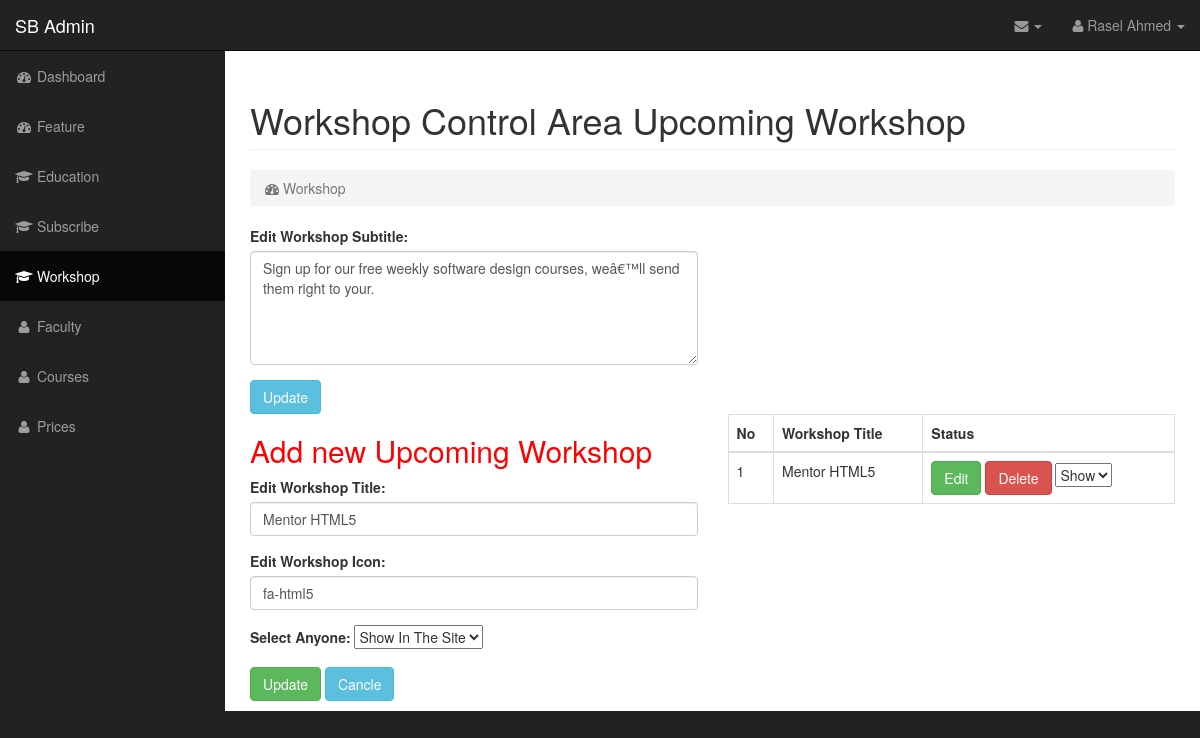
Page /admin/workshop.php?editId=1 (signed in) on the committed database.
### tables this page shows
CREATE TABLE `section_subtitle` (
  `sectionName` varchar(250) NOT NULL,
  `subtitle` text NOT NULL
);

CREATE TABLE `workshop` (
  `id` int(11) NOT NULL,
  `title` varchar(250) NOT NULL,
  `icon` varchar(250) NOT NULL,
  `status` varchar(250) NOT NULL
);

### admin/config/selectData.php (called while the page is built)
<?php
function getJSONFromDB($sql){
	include 'mysqlDb.php';
	$result = mysqli_query($conn, $sql)or die(mysqli_error($conn));
	$arr=array();
	while($row = mysqli_fetch_assoc($result)) {
		$arr[]=$row;
	}
	return json_encode($arr);
}
?>

### admin/workshop.php (the view, shortened to what this page needs)
<?php
 $curentPage = "workshop";
 include 'template/head.php';
 $jsonWorkshopDataString = getJSONFromDB("select * from workshop");
 $workshop = json_decode($jsonWorkshopDataString);
?>
     <div id="page-wrapper">
            <div class="container-fluid">
                <div class="row">
                    <div class="col-lg-12">
                        <h1 class="page-header">
                        Workshop Control Area
                            Upcoming Workshop
                        </h1>
                        <ol class="breadcrumb">
                            <li class="active">
                                <i class="fa fa-dashboard"></i> Workshop
                            </li>
                        </ol>
                    </div>
                </div>
                <?php
                 $jsonWorkshopSubtitleString = getJSONFromDB("select * from section_subtitle where sectionName ='Workshop'");
                 $WorkshopData = json_decode($jsonWorkshopSubtitleString);
                 ?>
                <div class="row">
                    <div class="col-lg-6">
                        <form action="" method="post">
                            <div class="form-group">
                              <label for="section_title">Edit Workshop Subtitle:</label>
                              <textarea class="form-control" name="subtitle" rows="5" id="featureSubtitle"><?php
                                if (isset($_POST['subtitle'])) {
                                    echo $_POST['subtitle'];
                                }else{
                                    echo $WorkshopData[0]->subtitle;
                                }
                                ?></textarea>
                            </div>
                            <button type="submit" name="submit" class="btn btn-info">Update</button>
                        </form>
                    </div>
                </div>
                <div class="row">
                    <div class="col-lg-6">
                      <h2 style="color: red; ">Add new Upcoming Workshop</h2>
                      <form action="" method="post">
                        <div class="form-group">
                          <label for="title"><?php echo isset($_GET['editId'])?'Edit':'Add' ?> Workshop Title:</label>
                          <?php
                               if (isset($_POST['updateNewEducation'])) { ?>
                                    <input type="text" class="form-control" id="title" placeholder="Enter Column Title!" value="<?php echo isset($_POST['title'])? $_POST['title'] :'' ?>" name="title">
                              <?php }else{ ?>
                                    <input type="text" class="form-control" id="title" placeholder="Enter Column Title!" value="<?php echo isset($_GET['editId'])? $workshop[0]->title :'' ?>" name="title">
                             <?php }
                           ?>
                        </div>
                        <div class="form-group">
                          <label for="icon"><?php echo isset($_GET['editId'])?'Edit':'Add' ?> Workshop Icon:</label>
                          <input type="text" class="form-control" id="title" placeholder="Enter Column Title!" value="<?php echo isset($_GET['editId'])? $workshop[0]->icon :'' ?>" name="icon">
                        </div>
                        <div class="form-group">
                        <label for="status">Select Anyone:</label>
                            <select name="status" id="status">
                                <option value="on" selected="">Show In The Site</option>
                            </select>
                        </div>
                        <button type="submit" name="<?php echo isset($_GET['editId'])? 'updateNewEducation':'addNewEducation' ?>" class="btn btn-success"><?php echo isset($_GET['editId'])? 'Update':'Submit' ?></button>
                        <?php if (isset($_GET['editId'])){ ?>
                            <a href="workshop.php" class="btn btn-info">Cancle</a>
                       <?php } ?>
                      </form>
                    </div>
                    <div class="col-lg-6">
                        <table class="table table-bordered">
                            <thead>
                              <tr>
                                <th>No</th>
                                <th>Workshop Title</th>
                                <th>Status</th>
                              </tr>
                            </thead>
                            <tbody>
                            <?php for ($i=0; $i <sizeof($workshop); $i++) { ?>
                              <tr>
                                <td><?php echo ($i+1) ?></td>
                                <td><?php echo $workshop[$i]->title; ?></td>
                                <td>
                                  <a href="workshop.php?editId=<?php echo $workshop[$i]->id; ?>" class="btn btn-success">Edit</a>
                                  <a href="workshop.php?deleteId=<?php echo $workshop[$i]->id; ?>" class="btn btn-danger delete_data" id="<?php echo $workshop[$i]->id; ?>" >Delete</a>
                                  <select name="statusChange" id="">
                                     <?php
                                        if ($workshop[$i]->status == 'on') { ?>
                                            <option value="on">Show</option>
                                        <?php }else{ ?>
                                            <option value="off">Hide</option>
                                       <?php } ?>
                                  </select>
                                </td>
                              </tr>
                              <?php } ?>
                            </tbody>
                        </table>
                    </div>
                </div>
            </div>
        </div>
    </div>
<?php include 'template/footer.php'; ?>

### admin/template/head.php (shortened to what this page needs)
<?php
require 'config/selectData.php';
$jsonAdminDataString = getJSONFromDB("select * from admin_login where email='raselahmed@gmail.com'");
$AdminData = json_decode($jsonAdminDataString);
?>
<!DOCTYPE html>
<html lang="en">
<head>
    <link href="css/bootstrap.min.css" rel="stylesheet">
    <link href="css/sb-admin.css" rel="stylesheet">
    <link href="css/plugins/morris.css" rel="stylesheet">
    <link href="font-awesome/css/font-awesome.min.css" rel="stylesheet" type="text/css">
</head>
<body>
    <div id="wrapper">
        <nav class="navbar navbar-inverse navbar-fixed-top" role="navigation">
            <div class="navbar-header">
                <a class="navbar-brand" href="index.php">SB Admin</a>
            </div>
            <ul class="nav navbar-right top-nav">
                <li class="dropdown">
                    <a href="#" class="dropdown-toggle" data-toggle="dropdown"><i class="fa fa-envelope"></i> <b class="caret"></b></a>
                </li>
                <li class="dropdown">
                    <a href="#" class="dropdown-toggle" data-toggle="dropdown"><i class="fa fa-user"></i> <?php echo $AdminData[0]->name; ?> <b class="caret"></b></a>
                </li>
            </ul>
            <div class="collapse navbar-collapse navbar-ex1-collapse">
                <ul class="nav navbar-nav side-nav">
                    <li class="<?php if($curentPage == 'index'){echo 'active'; } ?>">
                        <a href="index.php"><i class="fa fa-fw fa-dashboard"></i> Dashboard</a>
                    </li>
                    <li class="<?php if($curentPage == 'features'){echo 'active';} ?>">
                        <a href="features.php"><i class="fa fa-fw fa-dashboard"></i> Feature</a>
                    </li>
                    <li class="<?php if($curentPage == 'education'){echo 'active';} ?>">
                        <a href="education.php"><i class="fa fa-fw fa-graduation-cap"></i> Education</a>
                    </li>
                    <li class="<?php if($curentPage == 'subscribe'){echo 'active';} ?>">
                        <a href="subscribe.php"><i class="fa fa-fw fa-graduation-cap"></i> Subscribe</a>
                    </li>
                    <li class="<?php if($curentPage == 'workshop'){echo 'active';} ?>">
                        <a href="workshop.php"><i class="fa fa-fw fa-graduation-cap"></i> Workshop</a>
                    </li>
                    <li class="<?php if($curentPage == 'faculty'){echo 'active';} ?>">
                        <a href="faculty.php"><i class="fa fa-fw fa-user"></i> Faculty</a>
                    </li>
                    <li class="<?php if($curentPage == 'courses'){echo 'active';} ?>">
                        <a href="courses.php"><i class="fa fa-fw fa-user"></i> Courses</a>
                    </li>
                    <li class="<?php if($curentPage == 'prices'){echo 'active';} ?>">
                        <a href="prices.php"><i class="fa fa-fw fa-user"></i> Prices</a>
                    </li>
                </ul>
            </div>
        </nav>

### admin/css/sb-admin.css (style rules this page uses)
body { margin-top: 100px; background-color: #222; }
@media (min-width:768px) { body { margin-top: 50px; } }
#wrapper { padding-left: 0; }
#page-wrapper { width: 100%; padding: 0; background-color: #fff; }
@media (min-width:768px) { #wrapper { padding-left: 225px; } }
@media (min-width:768px) { #page-wrapper { padding: 10px; } }
.top-nav { padding: 0 15px; }
.top-nav>li { display: inline-block; float: left; }
.top-nav>li>a { padding-top: 15px; padding-bottom: 15px; line-height: 20px; color: #999; }
@media (min-width:768px) { .side-nav { position: fixed; top: 51px; left: 225px; width: 225px; margin-left: -225px; border: none; border-radius: 0; overflow-y: auto; background-color: #222; bottom: 0; overflow-x: hidden; padding-bottom: 40px; } }
@media (min-width:768px) { .side-nav>li>a { width: 225px; } }

### rows in the picture
section_subtitle: subtitle "Sign up for our free weekly software design courses, weâ€™ll send them right to your."
workshop: title "Mentor HTML5", icon "fa-html5", statusChange "Show"

### other values in the picture
$AdminData[0]->name "Rasel Ahmed"
